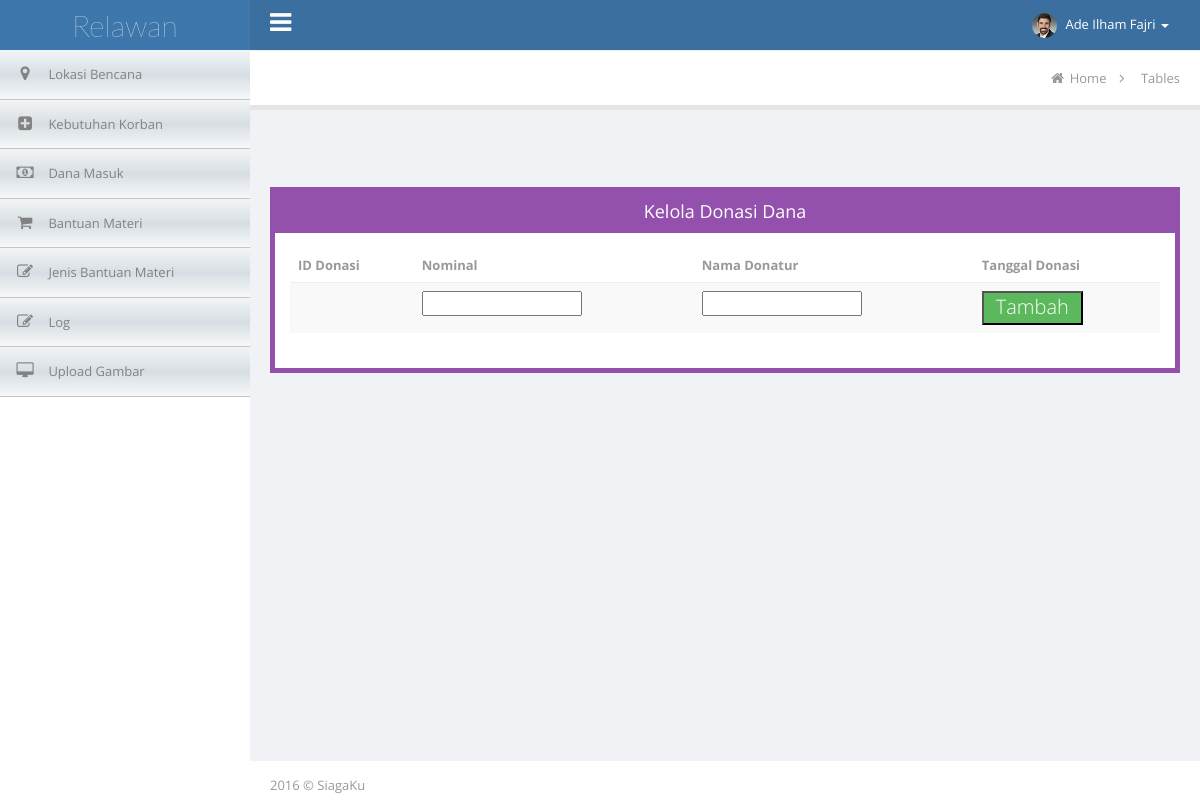
/siagaku/index.php/crud_danamasuk/get_danamasuk, run on an earlier commit of the app's database.
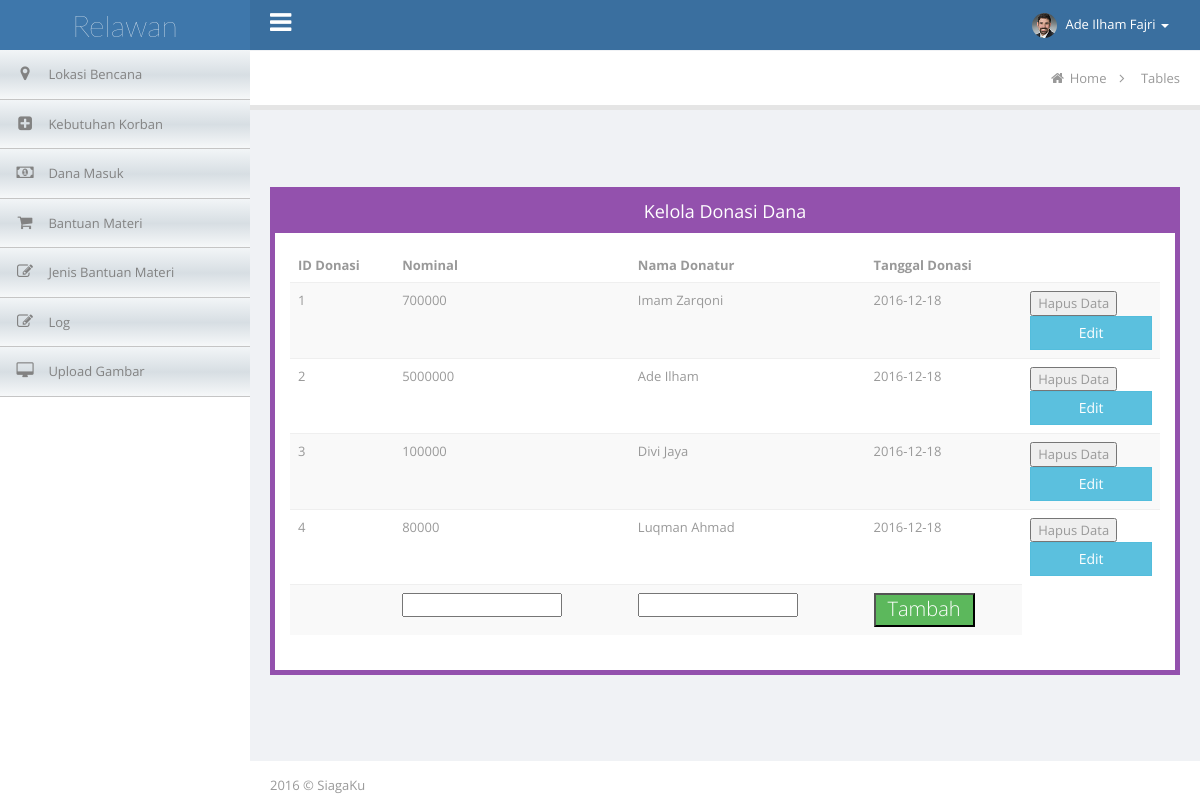
And on a later commit of the database.
### tables this page shows
CREATE TABLE `dana` (
  `id_dana` int(11) NOT NULL AUTO_INCREMENT,
  `nominal` int(11) DEFAULT NULL,
  `nama_donatur` varchar(75) DEFAULT NULL,
  `tanggal` date DEFAULT NULL,
  PRIMARY KEY (`id_dana`)
);

### siagaku/application/controllers/crud_danamasuk.php (called while the page is built, shortened)
<?php if ( ! defined('BASEPATH')) exit('No direct script access allowed');
class Crud_danamasuk extends CI_Controller {
	public function __construct()
    {
        $this->load->model('dana_model');
        $this->load->helper('url');
    }
	public function get_danamasuk(){
    	$data = $this->dana_model->getAllDana();
		$this->load->view('relawan/header');
    	$this->load->view('relawan/dana_masuk', array('data' => $data));
    }
}

### siagaku/index.php (called while the page is built, shortened)
<?php
require_once BASEPATH.'core/CodeIgniter.php';

### siagaku/application/models/dana_model.php (called while the page is built, shortened)
<?php  if ( ! defined('BASEPATH')) exit('No direct script access allowed');
class dana_model extends CI_Model{
	public function getAllDana()
	{
		$this->db->from('dana');
		$query = $this->db->get();
		return $query->result_array();
	}
}

### siagaku/application/views/relawan/dana_masuk.php (the view, shortened to what this page needs)
            <div id="page-wrapper">
                <div id="title-breadcrumb-option-demo" class="page-title-breadcrumb">
                    <ol class="breadcrumb page-breadcrumb pull-right">
                        <li><i class="fa fa-home"></i>&nbsp;<a href="dashboard.html">Home</a>&nbsp;&nbsp;<i class="fa fa-angle-right"></i>&nbsp;&nbsp;</li>
                        <li class="active">Tables</li>
                    </ol>
                    <div class="clearfix">
                    </div>
                </div>
                <div class="page-content">
                    <div id="tab-general">
                        <div class="row mbl">
                            <div class="col-lg-12">
                                            <div class="col-md-12">
                                            </div>
                            </div>
                            <div class="col-lg-12">
                            <div class="row">
                    <br/><br/><br/>
                    <div class="col-lg-12">
                        <div class="panel panel-violet">
                            <div class="panel-heading" align="center">Kelola Donasi Dana</div>
                            <div class="panel-body">
                            <form method="POST" action="<?php echo base_url().'index.php/crud_danamasuk/do_insert' ?>" enctype="multipart/form-data">
                                <table class="table table-hover table-striped">
                                    <thead>
                                    <tr>
                                        <th>ID Donasi</th>
                                        <th>Nominal</th>
                                        <th>Nama Donatur</th>
                                        <th>Tanggal Donasi</th>
                                    </tr>
                                    </thead>
                                    <tbody>
                                    <?php foreach ($data as $temp) { ?>
                                    <tr>
                                        <td><?php echo $temp['id_dana']; ?></td>
                                        <td><?php echo $temp['nominal']; ?></td>
                                        <td><?php echo $temp['nama_donatur']; ?></td>
                                        <td><?php echo $temp['tanggal']; ?></td>
                                        <td>
                                            <button>Hapus Data</button>
                                            <a class="btn btn-block btn-info" value="Edit" href="<?php echo base_url()."index.php/crud_danamasuk/do_edit/".$temp['id_dana']; ?>">Edit</a>
                                        </td>
                                    </tr>
                                    <?php   } ?>
                                    <tr>
                                        <td> </td>
                                        <td><input type="text" name="nominal" /></td>
                                        <td><input type="text" name="nama_donatur" /></td>
                                        <td><button class="label label-sm label-success" type="submit">Tambah</button></td>
                                    </tr>
                                    </tbody>
                                </table>
                                </form>
                            </div>
                        </div>
                    </div>
                </div>
                            </div>
                        </div>
                    </div>
                </div>
                <div id="footer">
                    <div class="copyright">
                    <a href="#">2016 © SiagaKu</a></div>
                </div>
            </div>
        </div>
    </div>
</body>
</html>

### siagaku/application/views/relawan/header.php (shortened to what this page needs)
<!DOCTYPE html>
<html lang="en">
<head>
    <link type="text/css" rel="stylesheet" href="<?php echo base_url().'assets/' ?>styles/jquery-ui-1.10.4.custom.min.css">
    <link type="text/css" rel="stylesheet" href="<?php echo base_url().'assets/' ?>styles/font-awesome.min.css">
    <link type="text/css" rel="stylesheet" href="<?php echo base_url().'assets/' ?>styles/bootstrap.min.css">
    <link type="text/css" rel="stylesheet" href="<?php echo base_url().'assets/' ?>styles/animate.css">
    <link type="text/css" rel="stylesheet" href="<?php echo base_url().'assets/' ?>styles/all.css">
    <link type="text/css" rel="stylesheet" href="<?php echo base_url().'assets/' ?>styles/main.css">
    <link type="text/css" rel="stylesheet" href="<?php echo base_url().'assets/' ?>styles/style-responsive.css">
    <link type="text/css" rel="stylesheet" href="<?php echo base_url().'assets/' ?>styles/zabuto_calendar.min.css">
    <link type="text/css" rel="stylesheet" href="<?php echo base_url().'assets/' ?>styles/pace.css">
    <link type="text/css" rel="stylesheet" href="<?php echo base_url().'assets/' ?>styles/jquery.news-ticker.css">
</head>
<body>
    <div>
        <div id="header-topbar-option-demo" class="page-header-topbar">
            <nav id="topbar" role="navigation" style="margin-bottom: 0;" data-step="3" class="navbar navbar-default navbar-static-top">
            <div class="navbar-header">
                <a id="logo" href="<?php echo base_url(); ?>index.php/relawan/index" class="navbar-brand"><span class="logo-text">Relawan</span></a></div>
            <div class="topbar-main"><a id="menu-toggle" href="#" class="hidden-xs"><i class="fa fa-bars"></i></a>
                <ul class="nav navbar navbar-top-links navbar-right mbn">
                    <li class="dropdown topbar-user"><a data-hover="dropdown" href="#" class="dropdown-toggle"><img src="images/avatar/48.jpg" alt="" class="img-responsive img-circle"/>&nbsp;<span class="hidden-xs">Ade Ilham Fajri</span>&nbsp;<span class="caret"></span></a>
                    </li>
                </ul>
            </div>
        </nav>
        </div>
        <div id="wrapper">
<nav id="sidebar" role="navigation" data-step="2" data-intro="Template has &lt;b&gt;many navigation styles&lt;/b&gt;"
                data-position="right" class="navbar-default navbar-static-side">
    <div class="sidebar-collapse menu-scroll">
        <ul id="side-menu" class="nav">
            <li>
                <a href="<?php echo base_url().'index.php/crud_lokasi/get_location'; ?>">
                    <i class="fa fa-map-marker fa-fw"><div class="icon-bg bg-green"></div></i>
                    <span class="menu-title">Lokasi Bencana</span>
                </a>
            </li>
            <li>
                <a href="<?php echo base_url().'index.php/crud_kebutuhan/kebutuhan_korban'; ?>">
                    <i class="fa fa-plus-square fa-fw"><div class="icon-bg bg-blue"></div></i>
                    <span class="menu-title">Kebutuhan Korban</span>
                </a>
            </li>
            <li>
                <a href="<?php echo base_url().'index.php/crud_danamasuk/get_danamasuk'; ?>">
                    <i class="fa fa-money fa-fw"><div class="icon-bg bg-blue"></div></i>
                    <span class="menu-title">Dana Masuk</span>
                </a>
            </li>
            <li>
                <a href="<?php echo base_url().'index.php/crud_donasibarang/bantuan_materi'; ?>">
                    <i class="fa fa-shopping-cart fa-fw"><div class="icon-bg bg-red"></div></i>
                    <span class="menu-title">Bantuan Materi</span>
                </a>
            </li>
            <li>
                <a href="<?php echo base_url().'index.php/crud_jenisbarang/jenis_bantuan_materi'; ?>">
                    <i class="fa fa-edit fa-fw"><div class="icon-bg bg-yellow"></div></i>
                    <span class="menu-title">Jenis Bantuan Materi</span>
                </a>
            </li>
            <li>
                <a href="<?php echo base_url().'index.php/relawan/log'; ?>">
                    <i class="fa fa-edit fa-fw"><div class="icon-bg bg-yellow"></div></i>
                    <span class="menu-title">Log</span>
                </a>
            </li>
            <li>
                <a href="<?php echo base_url().'index.php/crud_gambar/index'; ?>">
                    <i class="fa fa-desktop fa-fw"><div class="icon-bg bg-blue"></div></i>
                    <span class="menu-title">Upload Gambar</span>
                </a>
            </li>
        </ul>
    </div>
</nav>

What changed in the data, as far as the page shows it:
added dana: id_dana "1", nominal "700000", nama_donatur "Imam Zarqoni", tanggal "2016-12-18"
added dana: id_dana "2", nominal "5000000", nama_donatur "Ade Ilham", tanggal "2016-12-18"
added dana: id_dana "3", nominal "100000", nama_donatur "Divi Jaya", tanggal "2016-12-18"
added dana: id_dana "4", nominal "80000", nama_donatur "Luqman Ahmad", tanggal "2016-12-18"
